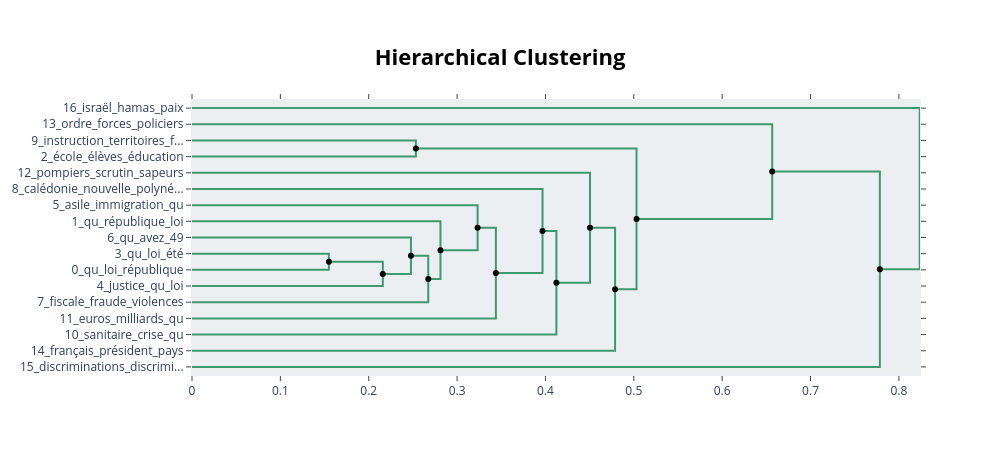

Notebook code cell kept with this figure:
### Code cell
fig_hierarchical = topic_model.visualize_hierarchy(
    hierarchical_topics=hierarchical_topics
)
fig_hierarchical

### Figure 1 — Plotly figure (JSON) as saved in the notebook; plotly's stock layout.template omitted (floating-point values rounded to 4 significant figures)
{"data": [{"hoverinfo": "text", "marker": {"color": "rgb(61,153,112)"}, "mode": "lines", "text": ["instruction_territoires_famille_école_enfants", "", "", "école_élèves_éducation_qu_scolaire"], "type": "scatter", "x": [0.0, 0.2534, 0.2534, 0.0], "xaxis": "x", "y": [-25.0, -25.0, -35.0, -35.0], "yaxis": "y"}, {"hoverinfo": "text", "marker": {"color": "rgb(61,153,112)"}, "mode": "lines", "text": ["qu_loi_été_bien_faire", "", "", "qu_loi_république_été_état"], "type": "scatter", "x": [0.0, 0.1549, 0.1549, 0.0], "xaxis": "x", "y": [-95.0, -95.0, -105.0, -105.0], "yaxis": "y"}, {"hoverinfo": "text", "marker": {"color": "rgb(61,153,112)"}, "mode": "lines", "text": ["qu_loi_été_bien_faire", "", "", "justice_qu_loi_femmes_république"], "type": "scatter", "x": [0.1549, 0.216, 0.216, 0.0], "xaxis": "x", "y": [-100.0, -100.0, -115.0, -115.0], "yaxis": "y"}, {"hoverinfo": "text", "marker": {"color": "rgb(61,153,112)"}, "mode": "lines", "text": ["qu_avez_49_gouvernement_censure", "", "", "justice_qu_loi_femmes_république"], "type": "scatter", "x": [0.0, 0.2478, 0.2478, 0.216], "xaxis": "x", "y": [-85.0, -85.0, -107.5, -107.5], "yaxis": "y"}, {"hoverinfo": "text", "marker": {"color": "rgb(61,153,112)"}, "mode": "lines", "text": ["qu_avez_49_gouvernement_censure", "", "", "fiscale_fraude_violences_qu_contre"], "type": "scatter", "x": [0.2478, 0.2674, 0.2674, 0.0], "xaxis": "x", "y": [-96.25, -96.25, -125.0, -125.0], "yaxis": "y"}, {"hoverinfo": "text", "marker": {"color": "rgb(61,153,112)"}, "mode": "lines", "text": ["qu_république_loi_laïcité_associations", "", "", "fiscale_fraude_violences_qu_contre"], "type": "scatter", "x": [0.0, 0.2812, 0.2812, 0.2674], "xaxis": "x", "y": [-75.0, -75.0, -110.6, -110.6], "yaxis": "y"}, {"hoverinfo": "text", "marker": {"color": "rgb(61,153,112)"}, "mode": "lines", "text": ["asile_immigration_qu_étrangers_loi", "", "", "fiscale_fraude_violences_qu_contre"], "type": "scatter", "x": [0.0, 0.3232, 0.3232, 0.2812], "xaxis": "x", "y": [-65.0, -65.0, -92.81, -92.81], "yaxis": "y"}, {"hoverinfo": "text", "marker": {"color": "rgb(61,153,112)"}, "mode": "lines", "text": ["asile_immigration_qu_étrangers_loi", "", "", "euros_milliards_qu_sécurité_impôt"], "type": "scatter", "x": [0.3232, 0.3439, 0.3439, 0.0], "xaxis": "x", "y": [-78.91, -78.91, -135.0, -135.0], "yaxis": "y"}, {"hoverinfo": "text", "marker": {"color": "rgb(61,153,112)"}, "mode": "lines", "text": ["calédonie_nouvelle_polynésie_qu_accord", "", "", "euros_milliards_qu_sécurité_impôt"], "type": "scatter", "x": [0.0, 0.3967, 0.3967, 0.3439], "xaxis": "x", "y": [-55.0, -55.0, -107.0, -107.0], "yaxis": "y"}, {"hoverinfo": "text", "marker": {"color": "rgb(61,153,112)"}, "mode": "lines", "text": ["calédonie_nouvelle_polynésie_qu_accord", "", "", "sanitaire_crise_qu_urgence_santé"], "type": "scatter", "x": [0.3967, 0.4124, 0.4124, 0.0], "xaxis": "x", "y": [-80.98, -80.98, -145.0, -145.0], "yaxis": "y"}, {"hoverinfo": "text", "marker": {"color": "rgb(61,153,112)"}, "mode": "lines", "text": ["pompiers_scrutin_sapeurs_corse_république", "", "", "sanitaire_crise_qu_urgence_santé"], "type": "scatter", "x": [0.0, 0.4504, 0.4504, 0.4124], "xaxis": "x", "y": [-45.0, -45.0, -113.0, -113.0], "yaxis": "y"}, {"hoverinfo": "text", "marker": {"color": "rgb(61,153,112)"}, "mode": "lines", "text": ["pompiers_scrutin_sapeurs_corse_république", "", "", "français_président_pays_france_république"], "type": "scatter", "x": [0.4504, 0.4788, 0.4788, 0.0], "xaxis": "x", "y": [-78.99, -78.99, -155.0, -155.0], "yaxis": "y"}, {"hoverinfo": "text", "marker": {"color": "rgb(61,153,112)"}, "mode": "lines", "text": ["pompiers_scrutin_sapeurs_corse_république", "", "", "français_président_pays_france_république"], "type": "scatter", "x": [0.2534, 0.5031, 0.5031, 0.4788], "xaxis": "x", "y": [-30.0, -30.0, -117.0, -117.0], "yaxis": "y"}, {"hoverinfo": "text", "marker": {"color": "rgb(61,153,112)"}, "mode": "lines", "text": ["ordre_forces_policiers_manifestations_manifester", "", "", "français_président_pays_france_république"], "type": "scatter", "x": [0.0, 0.6566, 0.6566, 0.5031], "xaxis": "x", "y": [-15.0, -15.0, -73.5, -73.5], "yaxis": "y"}, {"hoverinfo": "text", "marker": {"color": "rgb(61,153,112)"}, "mode": "lines", "text": ["ordre_forces_policiers_manifestations_manifester", "", "", "discriminations_discrimination_tests_race_égalité"], "type": "scatter", "x": [0.6566, 0.7784, 0.7784, 0.0], "xaxis": "x", "y": [-44.25, -44.25, -165.0, -165.0], "yaxis": "y"}, {"hoverinfo": "text", "marker": {"color": "rgb(61,153,112)"}, "mode": "lines", "text": ["israël_hamas_paix_palestiniens_france", "", "", "discriminations_discrimination_tests_race_égalité"], "type": "scatter", "x": [0.0, 0.8235, 0.8235, 0.7784], "xaxis": "x", "y": [-5.0, -5.0, -104.6, -104.6], "yaxis": "y"}, {"hoverinfo": "text", "hovertext": ["qu_loi_été_bien_faire", "qu_avez_49_gouvernement_censure", "asile_immigration_qu_étrangers_loi", "calédonie_nouvelle_polynésie_qu_accord", "pompiers_scrutin_sapeurs_corse_république", "pompiers_scrutin_sapeurs_corse_république", "ordre_forces_policiers_manifestations_manifester"], "marker": {"color": "black"}, "mode": "markers", "showlegend": false, "type": "scatter", "x": [0.1549, 0.2478, 0.3232, 0.3967, 0.4504, 0.2534, 0.6566], "y": [-100, -96.25, -78.91, -80.98, -78.99, -30, -44.25]}, {"hoverinfo": "text", "hovertext": ["justice_qu_loi_femmes_république", "fiscale_fraude_violences_qu_contre", "fiscale_fraude_violences_qu_contre", "euros_milliards_qu_sécurité_impôt", "sanitaire_crise_qu_urgence_santé", "français_président_pays_france_république", "français_président_pays_france_république", "discriminations_discrimination_tests_race_égalité"], "marker": {"color": "black"}, "mode": "markers", "showlegend": false, "type": "scatter", "x": [0.216, 0.2674, 0.2812, 0.3439, 0.4124, 0.4788, 0.5031, 0.7784], "y": [-107.5, -110.6, -92.81, -107.0, -113.0, -117.0, -73.5, -104.6]}], "layout": {"autosize": false, "height": 455, "hoverlabel": {"bgcolor": "white", "font": {"family": "Rockwell", "size": 16}}, "hovermode": "closest", "plot_bgcolor": "#ECEFF1", "showlegend": false, "title": {"font": {"color": "Black", "size": 22}, "text": "<b>Hierarchical Clustering</b>", "x": 0.5, "xanchor": "center", "yanchor": "top"}, "width": 1000, "xaxis": {"mirror": "allticks", "rangemode": "tozero", "showgrid": false, "showline": true, "showticklabels": true, "ticks": "outside", "type": "linear", "zeroline": false}, "yaxis": {"mirror": "allticks", "range": [-170, 0], "rangemode": "tozero", "showgrid": false, "showline": true, "showticklabels": true, "tickmode": "array", "ticks": "outside", "ticktext": ["16_israël_hamas_paix", "13_ordre_forces_policiers", "9_instruction_territoires_f...", "2_école_élèves_éducation", "12_pompiers_scrutin_sapeurs", "8_calédonie_nouvelle_polyné...", "5_asile_immigration_qu", "1_qu_république_loi", "6_qu_avez_49", "3_qu_loi_été", "0_qu_loi_république", "4_justice_qu_loi", "7_fiscale_fraude_violences", "11_euros_milliards_qu", "10_sanitaire_crise_qu", "14_français_président_pays", "15_discriminations_discrimi..."], "tickvals": [-5, -15, -25, -35, -45, -55, -65, -75, -85, -95, -105, -115, -125, -135, -145, -155, -165], "type": "linear", "zeroline": false}}}
